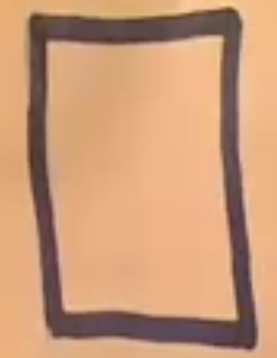
#> input picture vFrame_square.PNG, 277 x 358 px, found by its file name
$ python vframe_monochrome_2.py   (older library calls are emulated)
#> lines starting #> are read from the running program, lines starting #| are printed output that depends on the picture
import numpy as np
from PIL import Image

vFrame = Image.open('vFrame_square.png')
#> vFrame is the input picture: PIL image 277x358 RGBA; mean R, G, B, A 202, 154.6, 119.7, 255
gray_vFrame = vFrame.convert('1')
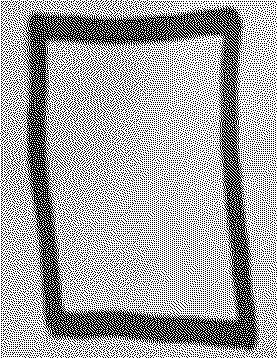
#> gray_vFrame: PIL image 277x358 1; 64.6% white; black in thin lines or dots

width, height = gray_vFrame.size
#> width = 277; height = 358
new_height = 256
new_width = int(new_height * width / height)
#> new_width = 198

#РЕСАЙЗ
gray_vFrame = gray_vFrame.resize((new_width, new_height), Image.ANTIALIAS)
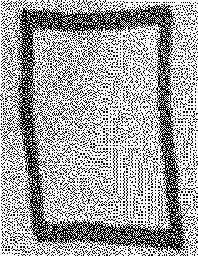
#> gray_vFrame: PIL image 198x256 1; 64.9% white; black in thin lines or dots

#ПОКАЗ
gray_vFrame.show()

#ВЗЯТЬ ПИКСЕЛИ ИЗОБРАЖЕНИЯ В МАССИВ
gray_pixels = list(gray_vFrame.getdata())
#> gray_pixels = 50688 items


#В МАССИВ NUMPY
gray_arr = np.array(gray_vFrame) # 640x480x4 array
print(gray_arr)
#> (printed output is left out)
#gray_arr = gray_arr[16, 16] # 4-vector, just like abovei

# FFMPEG OS
#ffmpeg -i rtsp://admin:admin@172.16.13.85:554/live/sub -f image2 -r 1 /mnt/LocalStorage/upload/img%01d.jpg
